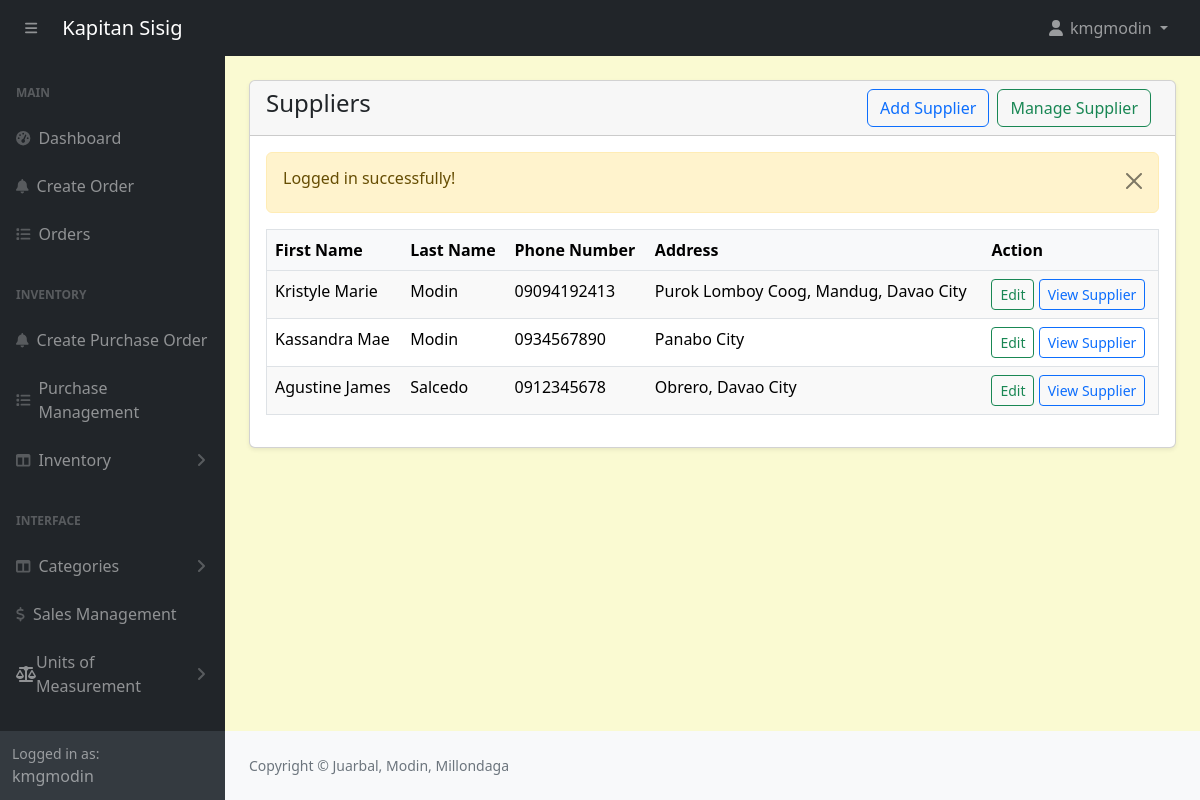
Screenshot of /admin/suppliers.php (signed in) with the database file from the repository.
### tables this page shows
CREATE TABLE `suppliers` (
  `id` int(11) NOT NULL,
  `firstname` varchar(191) NOT NULL,
  `lastname` varchar(191) NOT NULL,
  `phonenumber` varchar(191) NOT NULL,
  `address` varchar(191) NOT NULL
);

### admin/suppliers.php (the view, shortened to what this page needs)
<?php include('includes/header.php');
 ?>
<div class="container-fluid px-4">
    <div class="card mt-4 shadow-sm">
        <div class="card-header">
            <h4 class="mb-0">Suppliers
            <a href="suppliers-ingredient-add.php" class="btn btn-outline-success float-end me-2">Manage Supplier</a>
                <a href="suppliers-create.php" class="btn btn-outline-primary float-end me-2">Add Supplier</a>
            </h4>
        </div>
        <div class="card-body">
            <?php
                $suppliers = getAll('suppliers');
                if (mysqli_num_rows($suppliers) > 0) {
            ?>
            <div class="table-responsive">
                <table class="table" style="width: 100%; margin-bottom: 1rem; color: #000; border: 1px solid #dee2e6;">
                    <thead>
                        <tr style="background-color: #f8f9fa; color: #000;">
                            <th>First Name</th>
                            <th>Last Name</th>
                            <th>Phone Number</th>
                            <th>Address</th>
                            <th>Action</th>
                        </tr>
                    </thead>
                    <tbody>
                    <?php
                    $i = 0;
                    foreach ($suppliers as $suppliersItem) :
                        $i++;
                    ?>
                    <tr style="background-color: <?= $i % 2 == 0 ? '#fff' : '#f9f9f9'; ?>; border: 1px solid #dee2e6;">
                        <td><?= htmlspecialchars($suppliersItem['firstname']) ?></td>
                        <td><?= htmlspecialchars($suppliersItem['lastname']) ?></td>
                        <td><?= htmlspecialchars($suppliersItem['phonenumber']) ?></td>
                        <td><?= htmlspecialchars($suppliersItem['address']) ?></td>
                        <td>
                            <a href="suppliers-edit.php?id=<?= $suppliersItem['id']; ?>" class="btn btn-outline-success btn-sm" style="margin: 0; padding: 0.25rem 0.5rem;">Edit</a>
                            <a href="suppliers-ingredient-view.php?id=<?= $suppliersItem['id']; ?>" class="btn btn-outline-primary btn-sm" style="margin: 0; padding: 0.25rem 0.5rem;">View Supplier</a>
                        </td>
                    </tr>
                    <?php endforeach; ?>
                </tbody>
                </table>
            </div>
            <?php
                } else {
            ?>
            <h4 class="mb-0">No Record Found</h4>
            <?php
                }
            ?>
        </div>
    </div>
</div>
<?php include('includes/footer.php'); ?>

### admin/assets/css/custom.css (style rules this page uses)
body { margin: 0; font-family: system-ui, -apple-system, "Segoe UI", Roboto, "Helvetica Neue", "Noto Sans", "Liberation Sans", Arial, sans-serif; font-size: 1rem; font-weight: 400; line-height: 1.5; color: #212529; text-align: left; background-color: #FAFAD2; -webkit-text-size-adjust: 100%; -webkit-tap-highlight-color: rgba(0, 0, 0, 0); }

### rows the page displays
suppliers: firstname "Kristyle Marie", lastname "Modin", phonenumber "09094192413", address "Purok Lomboy Coog, Mandug, Davao City"
suppliers: firstname "Kassandra Mae", lastname "Modin", phonenumber "0934567890", address "Panabo City"
suppliers: firstname "Agustine James", lastname "Salcedo", phonenumber "0912345678", address "Obrero, Davao City"

### other values shown
$_SESSION['loggedInUser']['username'] "kmgmodin"
$_SESSION['message'] "Logged in successfully!"
